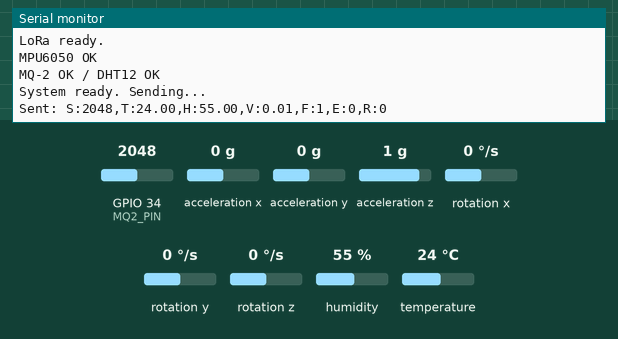
Recording of a sketch running on a simulated ESP32. Shown: the last lines printed to the serial monitor. The inputs (shaded band) are chosen by the test bench; at power-on: acceleration x 0 g, GPIO 34 (MQ2_PIN) = 2048, acceleration y 0 g, acceleration z 1 g, humidity 55 %, rotation x 0 °/s, rotation y 0 °/s, rotation z 0 °/s, temperature 24 °C. No radio packets arrive unless stated.

Above: at 5.8 s.
5.9 s: acceleration x set to -1.4 g
8.3 s: GPIO 34 (MQ2_PIN) set to 1460
At 10.5 s:
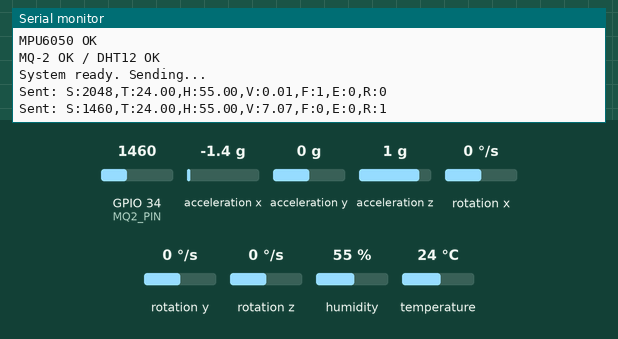
10.7 s: acceleration y set to -1.4 g
13.1 s: acceleration z set to -1.4 g
At 15.4 s:
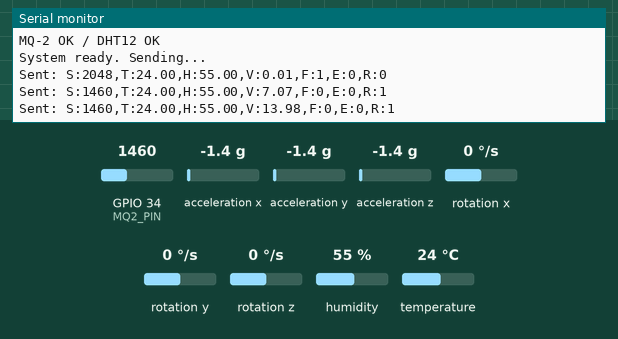
15.5 s: GPIO 34 (MQ2_PIN) set to 1540
17.9 s: humidity set to 22 %
At 21.0 s:
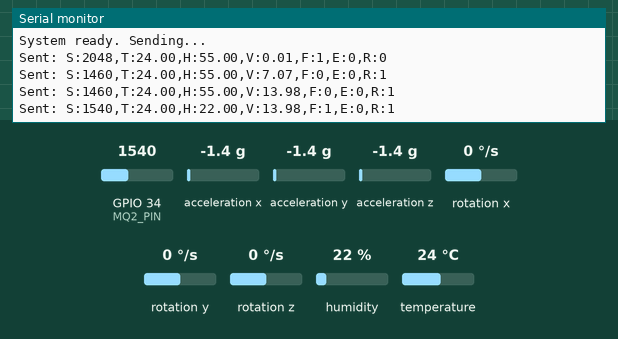
Timing chart, 0 to 21.3 s (numbered marks = the images above; inputs shaded):
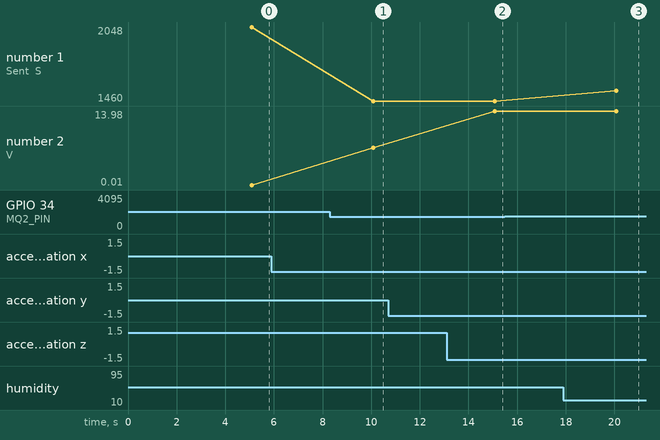

Measured:
- after the input at 8.3 s, the serial monitor: prints a new line after 1.8 s (image 1)
- after the input at 13.1 s, the serial monitor: prints a new line after 2.0 s (image 2)
- after the input at 17.9 s, the serial monitor: prints a new line after 2.2 s (image 3)
- plotted number 1: 2048 → 1460 after the input at 8.3 s
- plotted number 2: 7.07 → 13.98 after the input at 13.1 s

The sketch:

Trans.ino
```cpp
/*
  HILL AREA MONITORING - TX NODE
  ESP32 30-pin DevKit + Ai-Thinker RA-02 (SX1278) + MQ-2 + DHT12 + MPU6050

  Reads all 3 sensors, then sends the values as a compact packet over LoRa.

  Wiring:
  -------
  RA-02 (LoRa):
    3.3V -> 3V3        GND  -> GND
    NSS  -> GPIO5      SCK  -> GPIO18
    MISO -> GPIO19     MOSI -> GPIO23
    RST  -> GPIO14     DIO0 -> GPIO4

  MQ-2:
    VCC -> 5V (VIN)    GND -> GND    AO -> GPIO34

  DHT12 (3-pin digital / single-wire):
    +   -> 3.3V
    OUT -> GPIO25   *** moved off GPIO4 (used by LoRa DIO0) and off GPIO13 (unreliable on this board) ***
    -   -> GND
    (add 10k pull-up OUT-to-+ if your module doesn't already have one)

  MPU6050 (I2C):
    VCC -> 3.3V   GND -> GND   SDA -> GPIO21   SCL -> GPIO22

  Libraries needed:
    "LoRa" by Sandeep Mistry
    "DHT12 sensor library" by Renzo Mischianti  (NOT Rob Tillaart's I2C-only one)
    "Adafruit MPU6050", "Adafruit Unified Sensor", "Adafruit BusIO"
*/

#include <SPI.h>
#include <LoRa.h>
#include <Wire.h>
#include <DHT12.h>
#include <Adafruit_MPU6050.h>
#include <Adafruit_Sensor.h>

// ---------- LoRa pins ----------
#define LORA_SS    5
#define LORA_RST   14
#define LORA_DIO0  4
#define LORA_FREQ  433E6

// ---------- Sensor pins ----------
#define MQ2_PIN    34
#define DHT12_PIN  25

// ---------- Alert thresholds ----------
const int   SMOKE_THRESHOLD     = 1500;
const float TEMP_HIGH           = 40.0;
const float HUMIDITY_HIGH       = 85.0;
const float VIBRATION_THRESHOLD = 2.0;

DHT12 dht12(DHT12_PIN, true);   // one-wire/digital mode
Adafruit_MPU6050 mpu;

const unsigned long SEND_INTERVAL = 5000; // ms, keep >=3-5s for duty-cycle
unsigned long lastSend = 0;

void setup() {
  Serial.begin(115200);
  while (!Serial);

  Serial.println("HILL MONITOR - TX NODE");

  // --- LoRa init ---
  LoRa.setPins(LORA_SS, LORA_RST, LORA_DIO0);
  if (!LoRa.begin(LORA_FREQ)) {
    Serial.println("LoRa init failed. Check wiring.");
    while (true);
  }
  LoRa.setSpreadingFactor(9);
  LoRa.setSignalBandwidth(125E3);
  LoRa.setCodingRate4(5);
  LoRa.setPreambleLength(8);
  LoRa.setSyncWord(0x12);
  LoRa.enableCrc();
  LoRa.setTxPower(10, PA_OUTPUT_PA_BOOST_PIN); // 10 dBm, EU 433MHz legal limit
  Serial.println("LoRa ready.");

  // --- Sensors ---
  Wire.begin(21, 22); // SDA, SCL for MPU6050
  if (!mpu.begin()) {
    Serial.println("ERROR: MPU6050 not found. Check wiring!");
    while (1) delay(10);
  }
  mpu.setAccelerometerRange(MPU6050_RANGE_8_G);
  mpu.setGyroRange(MPU6050_RANGE_500_DEG);
  mpu.setFilterBandwidth(MPU6050_BAND_21_HZ);
  Serial.println("MPU6050 OK");

  pinMode(MQ2_PIN, INPUT);
  Serial.println("MQ-2 OK / DHT12 OK");
  Serial.println("System ready. Sending...\n");
}

void loop() {
  if (millis() - lastSend < SEND_INTERVAL) return;
  lastSend = millis();

  // ---------- Read sensors ----------
  int smokeValue = analogRead(MQ2_PIN);

  float temperature = dht12.readTemperature();
  float humidity     = dht12.readHumidity();

  sensors_event_t a, g, temp_mpu;
  mpu.getEvent(&a, &g, &temp_mpu);
  float totalAccel = sqrt(sq(a.acceleration.x) + sq(a.acceleration.y) + sq(a.acceleration.z));
  float vibration = abs(totalAccel - 9.8);

  // ---------- Alerts ----------
  int fireAlert = (smokeValue > SMOKE_THRESHOLD) ? 1 : 0;
  int envAlert  = (!isnan(temperature) && !isnan(humidity) &&
                    (temperature > TEMP_HIGH || humidity > HUMIDITY_HIGH)) ? 1 : 0;
  int rockAlert = (vibration > VIBRATION_THRESHOLD) ? 1 : 0;

  // Use -999 as a "sensor error" sentinel for NaN readings
  float tempOut = isnan(temperature) ? -999 : temperature;
  float humOut  = isnan(humidity)    ? -999 : humidity;

  // ---------- Build packet ----------
  // Format: S:<smoke>,T:<temp>,H:<hum>,V:<vib>,F:<0/1>,E:<0/1>,R:<0/1>
  String packet = "S:" + String(smokeValue)
                 + ",T:" + String(tempOut, 2)
                 + ",H:" + String(humOut, 2)
                 + ",V:" + String(vibration, 2)
                 + ",F:" + String(fireAlert)
                 + ",E:" + String(envAlert)
                 + ",R:" + String(rockAlert);

  // ---------- Send ----------
  LoRa.beginPacket();
  LoRa.print(packet);
  LoRa.endPacket();

  Serial.print("Sent: ");
  Serial.println(packet);
}
```
